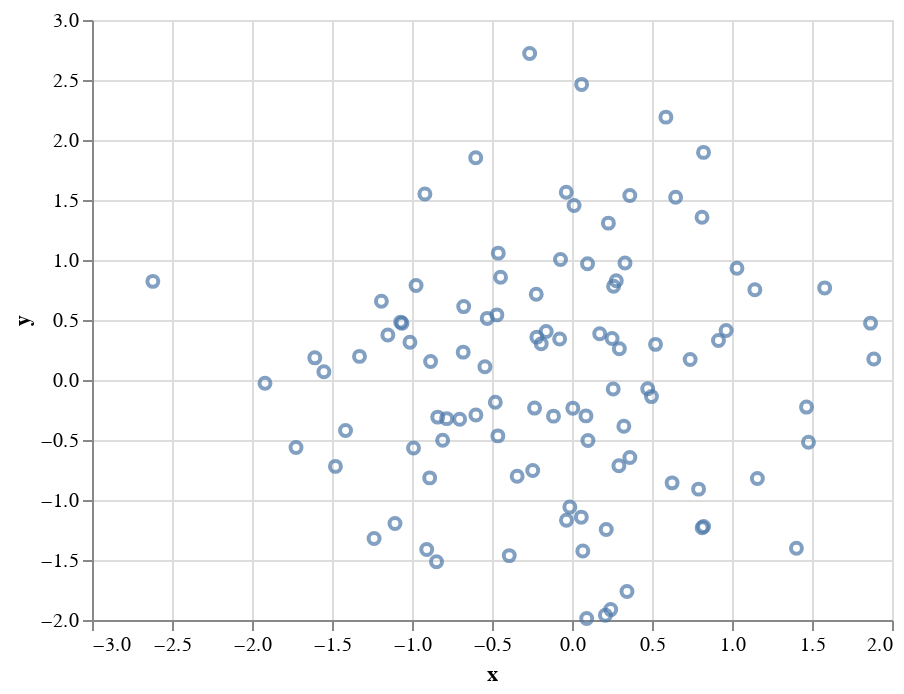

Notebook cell for this chart:
### Markdown cell above
## Пример 1: Настройка свойств маркеров

Предположим, что мы хотим определить цвет маркеров в диаграмме рассеяния. Рассмотрим все три варианта для этого. Используем набор данных с нормально распределёнными точками:

### Code cell
alt.Chart(data).mark_point().encode(
    x='x:Q',
    y='y:Q'
)

### Figure 1 — Vega-Lite specification as saved in the notebook (floating-point values rounded to 4 significant figures)
{"config": {"view": {"continuousWidth": 400, "continuousHeight": 300}}, "data": {"name": "data-ae1344d1d8690fa86222a4d9fb43266b"}, "mark": "point", "encoding": {"x": {"type": "quantitative", "field": "x"}, "y": {"type": "quantitative", "field": "y"}}, "$schema": "https://vega.github.io/schema/vega-lite/v4.8.1.json", "datasets": {"data-ae1344d1d8690fa86222a4d9fb43266b": [{"x": 0.4967, "y": -0.1383}, {"x": 0.6477, "y": 1.523}, {"x": -0.2342, "y": -0.2341}, {"x": 1.579, "y": 0.7674}, {"x": -0.4695, "y": 0.5426}, {"x": -0.4634, "y": -0.4657}, {"x": 0.242, "y": -1.913}, {"x": -1.725, "y": -0.5623}, {"x": -1.013, "y": 0.3142}, {"x": -0.908, "y": -1.412}, {"x": 1.466, "y": -0.2258}, {"x": 0.06753, "y": -1.425}, {"x": -0.5444, "y": 0.1109}, {"x": -1.151, "y": 0.3757}, {"x": -0.6006, "y": -0.2917}, {"x": -0.6017, "y": 1.852}, {"x": -0.0135, "y": -1.058}, {"x": 0.8225, "y": -1.221}, {"x": 0.2089, "y": -1.96}, {"x": -1.328, "y": 0.1969}, {"x": 0.7385, "y": 0.1714}, {"x": -0.1156, "y": -0.3011}, {"x": -1.479, "y": -0.7198}, {"x": -0.4606, "y": 1.057}, {"x": 0.3436, "y": -1.763}, {"x": 0.3241, "y": -0.3851}, {"x": -0.6769, "y": 0.6117}, {"x": 1.031, "y": 0.9313}, {"x": -0.8392, "y": -0.3092}, {"x": 0.3313, "y": 0.9755}, {"x": -0.4792, "y": -0.1857}, {"x": -1.106, "y": -1.196}, {"x": 0.8125, "y": 1.356}, {"x": -0.07201, "y": 1.004}, {"x": 0.3616, "y": -0.6451}, {"x": 0.3614, "y": 1.538}, {"x": -0.03583, "y": 1.565}, {"x": -2.62, "y": 0.8219}, {"x": 0.08705, "y": -0.299}, {"x": 0.09176, "y": -1.988}, {"x": -0.2197, "y": 0.3571}, {"x": 1.478, "y": -0.5183}, {"x": -0.8085, "y": -0.5018}, {"x": 0.9154, "y": 0.3288}, {"x": -0.5298, "y": 0.5133}, {"x": 0.09708, "y": 0.9686}, {"x": -0.7021, "y": -0.3277}, {"x": -0.3921, "y": -1.464}, {"x": 0.2961, "y": 0.2611}, {"x": 0.005113, "y": -0.2346}, {"x": -1.415, "y": -0.4206}, {"x": -0.3427, "y": -0.8023}, {"x": -0.1613, "y": 0.4041}, {"x": 1.886, "y": 0.1746}, {"x": 0.2576, "y": -0.07445}, {"x": -1.919, "y": -0.02651}, {"x": 0.06023, "y": 2.463}, {"x": -0.1924, "y": 0.3015}, {"x": -0.03471, "y": -1.169}, {"x": 1.143, "y": 0.7519}, {"x": 0.791, "y": -0.9094}, {"x": 1.403, "y": -1.402}, {"x": 0.5869, "y": 2.19}, {"x": -0.9905, "y": -0.5663}, {"x": 0.09965, "y": -0.5035}, {"x": -1.551, "y": 0.06856}, {"x": -1.062, "y": 0.4736}, {"x": -0.9194, "y": 1.55}, {"x": -0.7833, "y": -0.3221}, {"x": 0.8135, "y": -1.231}, {"x": 0.2275, "y": 1.307}, {"x": -1.607, "y": 0.1846}, {"x": 0.2599, "y": 0.7818}, {"x": -1.237, "y": -1.32}, {"x": 0.5219, "y": 0.297}, {"x": 0.2505, "y": 0.3464}, {"x": -0.68, "y": 0.2323}, {"x": 0.2931, "y": -0.7144}, {"x": 1.866, "y": 0.4738}, {"x": -1.191, "y": 0.6566}, {"x": -0.9747, "y": 0.7871}, {"x": 1.159, "y": -0.8207}, {"x": 0.9634, "y": 0.4128}, {"x": 0.8221, "y": 1.897}, {"x": -0.2454, "y": -0.7537}, {"x": -0.8895, "y": -0.8158}, {"x": -0.0771, "y": 0.3412}, {"x": 0.2767, "y": 0.8272}, {"x": 0.013, "y": 1.454}, {"x": -0.2647, "y": 2.72}, {"x": 0.6257, "y": -0.8572}, {"x": -1.071, "y": 0.4825}, {"x": -0.2235, "y": 0.714}, {"x": 0.4732, "y": -0.07283}, {"x": -0.8468, "y": -1.515}, {"x": -0.4465, "y": 0.8564}, {"x": 0.2141, "y": -1.246}, {"x": 0.1732, "y": 0.3853}, {"x": -0.8839, "y": 0.1537}, {"x": 0.05821, "y": -1.143}]}}
